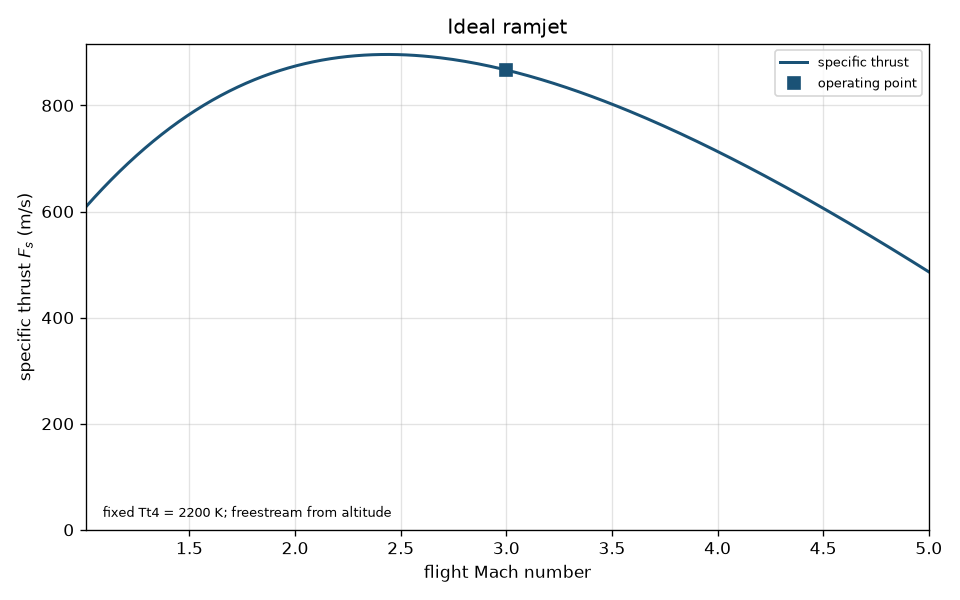

Write Python code to recreate this figure.
#!/usr/bin/env python3
"""Ideal air-breathing Brayton ramjet performance.

Freestream totals use stagnation_temperature and stagnation_pressure.
Ideal inlet: Tt2 = Tt0, pt2 = pt0. Burner fuel–air ratio is
burner_fuel_air_ratio with Tt3 = Tt2. Nozzle pressure ratio is
ideal_ramjet_nozzle_pressure_ratio. Exit speed and temperature are
ideal_nozzle_exit_velocity and ideal_nozzle_exit_temperature.
Specific thrust, TSFC, and efficiencies reuse turbojet_specific_thrust,
turbojet_tsfc, turbojet_thermal_efficiency, turbojet_propulsive_efficiency,
and turbojet_overall_efficiency. Brayton closed form is
ideal_ramjet_brayton_thermal_efficiency.
"""

from __future__ import annotations

import argparse
import math
import sys
import tempfile
from pathlib import Path

CHECK_TOL = 1e-8
PLOT_TITLE = "Ideal ramjet"
N_PLOT = 201
DEFAULT_GAMMA = 1.4
# 1976 dry-air R = R*/M0.
RSTAR = 8.31432e3
M0 = 28.9644
R_AIR = RSTAR / M0
# Typical JP-4 lower heating value used with NASA cycle HVF (about 18400 Btu/lbm).
DEFAULT_HEATING_VALUE = 4.28e7
# Glenn: ramjet cannot produce static thrust; require M > 1.
M_MIN = 1.0
# Warn below typical practical cruise band; warn above Glenn conventional-ramjet limit.
M_WARN_LOW = 2.0
M_WARN_HIGH = 5.0
M_PLOT_START = 1.01
M_PLOT_MAX_FLOOR = 5.0
M_PLOT_END_FACTOR = 1.5

SKILL_DIR = Path(__file__).resolve().parent
ATMOS_DIR = SKILL_DIR.parent / "ATMOS - Standard1976"

ASSUMPTIONS = (
    "ideal air-breathing Brayton ramjet; calorically perfect gas; "
    "perfect inlet recovery (isentropic diffuser to freestream totals); "
    "no compressor; no turbine; constant-pressure burner with burner efficiency 1; "
    "adiabatic fully expanded nozzle pe = p0; not a scramjet; no inlet starting; "
    "no pressure recovery < 1; no dissociation; no real inlet map; "
    "Tt2 = Tt0 and pt2 = pt0 from stagnation_temperature and stagnation_pressure; "
    "Tt3 = Tt2; f = cp*(Tt4-Tt3)/(Q-cp*Tt4) from burner_fuel_air_ratio; "
    "NPR = pt2/p0 from ideal_ramjet_nozzle_pressure_ratio; "
    "Ve from ideal_nozzle_exit_velocity; Te from ideal_nozzle_exit_temperature; "
    "Fs = (1+f)*Ve - V0 from turbojet_specific_thrust; "
    "TSFC = f/Fs from turbojet_tsfc; "
    "eta_th, eta_p, eta_o from turbojet_thermal_efficiency, "
    "turbojet_propulsive_efficiency, turbojet_overall_efficiency; "
    "eta_brayton = 1 - 1/tau_r from ideal_ramjet_brayton_thermal_efficiency; "
    f"requires M > {M_MIN:g}; warns for M < {M_WARN_LOW:g} and M > {M_WARN_HIGH:g}; "
    f"default gamma = {DEFAULT_GAMMA:g}; default Q = {DEFAULT_HEATING_VALUE:g} J/kg; "
    "default cp = gamma*R/(gamma-1) with 1976 dry-air R; "
    "PNG is specific thrust versus Mach at the fixed max total temperature"
)


def print_kv(key: str, value: object) -> None:
    if isinstance(value, float):
        text = f"{value:.8g}"
    else:
        text = str(value)
    print(f"{key}: {text}")


def load_atmosphere():
    folder = str(ATMOS_DIR)
    if folder not in sys.path:
        sys.path.insert(0, folder)
    try:
        from standard_1976 import atmosphere, require_altitude
    except ImportError as exc:
        raise ValueError(
            "ATMOS - Standard1976 must be importable for freestream from --alt"
        ) from exc
    return atmosphere, require_altitude


def require_positive(name: str, value: float) -> None:
    if not math.isfinite(value) or value <= 0.0:
        raise ValueError(f"{name} must be finite and > 0")


def require_gamma(gamma: float) -> None:
    if not math.isfinite(gamma) or gamma <= 1.0:
        raise ValueError("gamma must be finite and > 1")


def require_mach(mach: float) -> None:
    if not math.isfinite(mach) or mach <= M_MIN:
        raise ValueError(
            f"Mach must be finite and > {M_MIN:g} "
            "(ideal ramjet; no static thrust per NASA Glenn ramjet pages)"
        )


def default_cp(gamma: float) -> float:
    """cp_from_gamma with 1976 dry-air R."""
    return gamma * R_AIR / (gamma - 1.0)


def stagnation_temperature_ratio(mach: float, gamma: float) -> float:
    """stagnation_temperature: Tt/T = 1 + 0.5*(g-1)*M**2."""
    return 1.0 + 0.5 * (gamma - 1.0) * mach * mach


def stagnation_pressure_ratio(tau_r: float, gamma: float) -> float:
    """stagnation_pressure: pt/p = (Tt/T)**(g/(g-1))."""
    return tau_r ** (gamma / (gamma - 1.0))


def speed_of_sound(temperature: float, gamma: float, gas_constant: float) -> float:
    """speed_of_sound: a = sqrt(g*R*T)."""
    return math.sqrt(gamma * gas_constant * temperature)


def fuel_air_ratio(cp: float, tt4: float, tt3: float, heating_value: float) -> float:
    """burner_fuel_air_ratio."""
    denom = heating_value - cp * tt4
    if denom <= 0.0:
        raise ValueError("heating value must exceed cp*Tt4")
    if tt4 <= tt3:
        raise ValueError("max total temperature must exceed inlet-exit total temperature")
    return cp * (tt4 - tt3) / denom


def nozzle_pressure_ratio(pt2: float, p0: float) -> float:
    """ideal_ramjet_nozzle_pressure_ratio."""
    return pt2 / p0


def nozzle_exit_velocity(cp: float, tt: float, npr: float, gamma: float) -> float:
    """ideal_nozzle_exit_velocity."""
    if npr <= 1.0:
        raise ValueError("nozzle pressure ratio must be > 1 for a fully expanded jet")
    factor = 1.0 - npr ** (-(gamma - 1.0) / gamma)
    if factor <= 0.0:
        raise ValueError("nozzle expansion factor is not positive")
    return math.sqrt(2.0 * cp * tt * factor)


def nozzle_exit_temperature(tt: float, npr: float, gamma: float) -> float:
    """ideal_nozzle_exit_temperature."""
    return tt * npr ** (-(gamma - 1.0) / gamma)


def specific_thrust(f: float, ve: float, v0: float) -> float:
    """turbojet_specific_thrust (same flight definition for the ramjet)."""
    return (1.0 + f) * ve - v0


def tsfc(f: float, fs: float) -> float:
    """turbojet_tsfc."""
    if fs <= 0.0:
        raise ValueError("specific thrust must be > 0")
    return f / fs


def thermal_efficiency(f: float, ve: float, v0: float, heating_value: float) -> float:
    """turbojet_thermal_efficiency."""
    return ((1.0 + f) * ve * ve - v0 * v0) / (2.0 * f * heating_value)


def propulsive_efficiency(v0: float, fs: float, f: float, ve: float) -> float:
    """turbojet_propulsive_efficiency."""
    if v0 == 0.0:
        return 0.0
    denom = (1.0 + f) * ve * ve - v0 * v0
    if denom <= 0.0:
        raise ValueError("kinetic energy rise is not positive")
    return 2.0 * v0 * fs / denom


def overall_efficiency(fs: float, v0: float, f: float, heating_value: float) -> float:
    """turbojet_overall_efficiency."""
    if v0 == 0.0:
        return 0.0
    return fs * v0 / (f * heating_value)


def brayton_thermal_efficiency(tau_r: float) -> float:
    """ideal_ramjet_brayton_thermal_efficiency."""
    return 1.0 - 1.0 / tau_r


def mach_warnings(mach: float) -> list[str]:
    notes: list[str] = []
    if mach < M_WARN_LOW:
        notes.append(
            f"M = {mach:.8g} is below {M_WARN_LOW:g}; "
            "practical ramjet cruise is typically higher "
            "(Glenn: higher speed improves ramjet operation)"
        )
    if mach > M_WARN_HIGH:
        notes.append(
            f"M = {mach:.8g} is above {M_WARN_HIGH:g}; "
            "conventional ramjet becomes inefficient "
            "(NASA Glenn; scramjet territory; this model is not a scramjet)"
        )
    return notes


def solution(
    mach: float,
    temperature: float,
    pressure: float,
    tmax: float,
    gamma: float,
    cp: float,
    heating_value: float,
    gas_constant: float,
) -> dict[str, float]:
    require_mach(mach)
    require_positive("temperature", temperature)
    require_positive("pressure", pressure)
    require_positive("max total temperature", tmax)
    require_gamma(gamma)
    require_positive("cp", cp)
    require_positive("heating value", heating_value)
    require_positive("gas constant", gas_constant)

    tau_r = stagnation_temperature_ratio(mach, gamma)
    pi_r = stagnation_pressure_ratio(tau_r, gamma)
    tt0 = temperature * tau_r
    pt0 = pressure * pi_r
    a0 = speed_of_sound(temperature, gamma, gas_constant)
    v0 = mach * a0

    tt2 = tt0
    pt2 = pt0
    tt3 = tt2
    tt4 = tmax
    if tt4 <= tt3:
        raise ValueError(
            "max total temperature must exceed inlet-exit total temperature "
            f"Tt2 = {tt2:.8g} K"
        )
    f = fuel_air_ratio(cp, tt4, tt3, heating_value)

    npr = nozzle_pressure_ratio(pt2, pressure)
    ve = nozzle_exit_velocity(cp, tt4, npr, gamma)
    te = nozzle_exit_temperature(tt4, npr, gamma)
    fs = specific_thrust(f, ve, v0)
    if fs <= 0.0:
        raise ValueError("specific thrust is not positive at this flight condition")
    ct = tsfc(f, fs)
    eta_th = thermal_efficiency(f, ve, v0, heating_value)
    eta_p = propulsive_efficiency(v0, fs, f, ve)
    eta_o = overall_efficiency(fs, v0, f, heating_value)
    eta_b = brayton_thermal_efficiency(tau_r)

    return {
        "M": mach,
        "T0_K": temperature,
        "p0_Pa": pressure,
        "a0_m_s": a0,
        "V0_m_s": v0,
        "tau_r": tau_r,
        "pi_r": pi_r,
        "Tt0_K": tt0,
        "pt0_Pa": pt0,
        "Tt2_K": tt2,
        "pt2_Pa": pt2,
        "Tt4_K": tt4,
        "f": f,
        "NPR": npr,
        "Ve_m_s": ve,
        "Te_K": te,
        "Fs_m_s": fs,
        "TSFC_kg_N_s": ct,
        "eta_th": eta_th,
        "eta_p": eta_p,
        "eta_o": eta_o,
        "eta_brayton": eta_b,
        "gamma": gamma,
        "cp_J_kgK": cp,
        "R_J_kgK": gas_constant,
        "Q_J_kg": heating_value,
    }


def mach_grid(mach: float) -> list[float]:
    end = max(M_PLOT_MAX_FLOOR, M_PLOT_END_FACTOR * max(mach, M_PLOT_START))
    if end <= M_PLOT_START:
        end = M_PLOT_START + 1.0
    return [
        M_PLOT_START + (end - M_PLOT_START) * i / (N_PLOT - 1) for i in range(N_PLOT)
    ]


def sweep_specific_thrust(
    temperature: float,
    pressure: float,
    tmax: float,
    gamma: float,
    cp: float,
    heating_value: float,
    gas_constant: float,
    machs: list[float],
) -> tuple[list[float], list[float]]:
    xs: list[float] = []
    ys: list[float] = []
    for mach in machs:
        try:
            point = solution(
                mach,
                temperature,
                pressure,
                tmax,
                gamma,
                cp,
                heating_value,
                gas_constant,
            )
        except ValueError:
            continue
        xs.append(mach)
        ys.append(point["Fs_m_s"])
    if len(xs) < 2:
        raise ValueError("Mach sweep produced fewer than two valid specific-thrust points")
    return xs, ys


def ensure_matplotlib():
    try:
        import matplotlib

        if "matplotlib.pyplot" not in sys.modules:
            matplotlib.use("Agg")
        import matplotlib.pyplot as plt
    except ImportError as exc:
        raise ValueError("matplotlib is required to plot the ideal ramjet") from exc
    return plt


def plot_ramjet(
    path: Path,
    result: dict[str, float],
    freestream_source: str,
) -> None:
    plt = ensure_matplotlib()
    machs, thrusts = sweep_specific_thrust(
        result["T0_K"],
        result["p0_Pa"],
        result["Tt4_K"],
        result["gamma"],
        result["cp_J_kgK"],
        result["Q_J_kg"],
        result["R_J_kgK"],
        mach_grid(result["M"]),
    )
    fig, ax = plt.subplots(figsize=(8, 5))
    ax.plot(machs, thrusts, color="#1a5276", linewidth=1.8, label="specific thrust")
    ax.plot(
        result["M"],
        result["Fs_m_s"],
        "s",
        color="#1a5276",
        markersize=7,
        zorder=5,
        label="operating point",
    )
    ax.set_title(PLOT_TITLE)
    ax.set_xlabel("flight Mach number")
    ax.set_ylabel(r"specific thrust $F_s$ (m/s)")
    ax.set_xlim(M_PLOT_START, machs[-1])
    ax.set_ylim(bottom=0.0)
    ax.grid(True, alpha=0.35)
    caption = (
        f"fixed Tt4 = {result['Tt4_K']:.6g} K; "
        f"freestream from {freestream_source}"
    )
    ax.text(0.02, 0.02, caption, transform=ax.transAxes, fontsize=8, va="bottom")
    ax.legend(loc="best", fontsize=8)
    fig.tight_layout()
    path.parent.mkdir(parents=True, exist_ok=True)
    fig.savefig(path, dpi=120)
    plt.close(fig)


def emit(
    result: dict[str, float],
    freestream_source: str,
    altitude: float | None,
    gamma_source: str,
    cp_source: str,
    heating_source: str,
    warnings: list[str],
    path: Path,
) -> None:
    print_kv("assumptions", ASSUMPTIONS)
    print_kv("model", "ideal Brayton ramjet")
    print_kv("freestream_source", freestream_source)
    if altitude is not None:
        print_kv("Z_m", altitude)
    print_kv("M", result["M"])
    print_kv("T0_K", result["T0_K"])
    print_kv("p0_Pa", result["p0_Pa"])
    print_kv("a0_m_s", result["a0_m_s"])
    print_kv("V0_m_s", result["V0_m_s"])
    print_kv("tau_r", result["tau_r"])
    print_kv("pi_r", result["pi_r"])
    print_kv("Tt0_K", result["Tt0_K"])
    print_kv("pt0_Pa", result["pt0_Pa"])
    print_kv("Tt2_K", result["Tt2_K"])
    print_kv("pt2_Pa", result["pt2_Pa"])
    print_kv("Tt4_K", result["Tt4_K"])
    print_kv("f", result["f"])
    print_kv("NPR", result["NPR"])
    print_kv("Ve_m_s", result["Ve_m_s"])
    print_kv("Te_K", result["Te_K"])
    print_kv("Fs_m_s", result["Fs_m_s"])
    print_kv("TSFC_kg_N_s", result["TSFC_kg_N_s"])
    print_kv("eta_th", result["eta_th"])
    print_kv("eta_p", result["eta_p"])
    print_kv("eta_o", result["eta_o"])
    print_kv("eta_brayton", result["eta_brayton"])
    print_kv("gamma", result["gamma"])
    print_kv("gamma_source", gamma_source)
    print_kv("cp_J_kgK", result["cp_J_kgK"])
    print_kv("cp_source", cp_source)
    print_kv("R_J_kgK", result["R_J_kgK"])
    print_kv("Q_J_kg", result["Q_J_kg"])
    print_kv("Q_source", heating_source)
    for index, note in enumerate(warnings):
        print_kv(f"warning_{index + 1}", note)
    print_kv("graph", str(path))


def fail(message: str) -> int:
    print(f"CHECK FAIL: {message}", file=sys.stderr)
    return 1


def near(got: float, want: float, label: str) -> int | None:
    if abs(got - want) > CHECK_TOL * max(1.0, abs(want)):
        return fail(f"{label} = {got}, expected {want}")
    return None


def run_check() -> int:
    gamma = 1.4
    if near(nozzle_pressure_ratio(4.0, 1.0), 4.0, "NPR"):
        return 1
    if near(brayton_thermal_efficiency(2.0), 0.5, "eta_brayton"):
        return 1
    f_ref = fuel_air_ratio(1000.0, 1200.0, 600.0, 42.0e6)
    if near(f_ref, 600000.0 / (42.0e6 - 1.2e6), "fuel-air ratio"):
        return 1
    if near(nozzle_exit_temperature(800.0, 2.0 ** (7.0 / 2.0), gamma), 400.0, "Te"):
        return 1
    if near(specific_thrust(0.0, 800.0, 200.0), 600.0, "Fs"):
        return 1
    if near(propulsive_efficiency(250.0, 500.0, 0.0, 750.0), 0.5, "eta_p"):
        return 1

    t0 = 216.65
    p0 = 19330.0
    cruise = solution(3.0, t0, p0, 2200.0, gamma, default_cp(gamma), DEFAULT_HEATING_VALUE, R_AIR)
    if near(cruise["Tt2_K"], cruise["Tt0_K"], "Tt2 equals Tt0"):
        return 1
    if near(cruise["pt2_Pa"], cruise["pt0_Pa"], "pt2 equals pt0"):
        return 1
    if near(cruise["NPR"], cruise["pi_r"], "NPR equals pi_r"):
        return 1
    if abs(cruise["eta_o"] - cruise["eta_th"] * cruise["eta_p"]) > CHECK_TOL * max(
        1.0, abs(cruise["eta_o"])
    ):
        return fail("cruise eta_o is not eta_th*eta_p")
    if cruise["Ve_m_s"] <= cruise["V0_m_s"]:
        return fail("exit speed not above flight speed")
    if cruise["Fs_m_s"] <= 0.0:
        return fail("cruise specific thrust not positive")
    if near(cruise["eta_brayton"], 1.0 - 1.0 / cruise["tau_r"], "eta_brayton closed form"):
        return 1

    notes = mach_warnings(1.5)
    if not notes:
        return fail("expected low-Mach warning")
    notes_high = mach_warnings(6.0)
    if not notes_high:
        return fail("expected high-Mach warning")

    try:
        solution(0.8, t0, p0, 2200.0, gamma, default_cp(gamma), DEFAULT_HEATING_VALUE, R_AIR)
        return fail("accepted Mach <= 1")
    except ValueError:
        pass

    class _Capture:
        def __init__(self) -> None:
            self.parts: list[str] = []

        def write(self, text: str) -> None:
            self.parts.append(text)

        def flush(self) -> None:
            return None

    def capture(argv: list[str]) -> tuple[int, str, str]:
        out = _Capture()
        err = _Capture()
        old_out, old_err = sys.stdout, sys.stderr
        sys.stdout, sys.stderr = out, err
        try:
            code = main(argv)
        finally:
            sys.stdout, sys.stderr = old_out, old_err
        return code, "".join(out.parts), "".join(err.parts)

    with tempfile.TemporaryDirectory() as folder:
        png = Path(folder) / "ideal_ramjet.png"
        code, text, err = capture(
            [
                "--mach",
                "3",
                "--temperature",
                "216.65",
                "--pressure",
                "19330",
                "--tmax",
                "2200",
                "--out",
                str(png),
            ]
        )
        if code != 0:
            return fail(f"cli freestream T,p failed: {err}")
        if "freestream_source: temperature_pressure" not in text:
            return fail("cli did not report temperature_pressure freestream")
        if "Tt2_K:" not in text or "pt2_Pa:" not in text:
            return fail("cli omitted inlet totals")
        if "Fs_m_s:" not in text or "TSFC_kg_N_s:" not in text:
            return fail("cli omitted specific thrust or TSFC")
        if "eta_th:" not in text or "eta_p:" not in text or "eta_o:" not in text:
            return fail("cli omitted efficiencies")
        if "Ve_m_s:" not in text or "Te_K:" not in text:
            return fail("cli omitted exit state")
        if not png.is_file() or png.stat().st_size < 100:
            return fail("cli did not write a PNG")

        code, text, err = capture(
            [
                "--mach",
                "3",
                "--alt",
                "11000",
                "--tmax",
                "2200",
                "--out",
                str(png),
            ]
        )
        if code != 0:
            return fail(f"cli altitude failed: {err}")
        if "freestream_source: altitude" not in text:
            return fail("cli did not report altitude freestream")
        if "Z_m:" not in text:
            return fail("cli omitted Z_m")

        code, text, err = capture(
            [
                "--mach",
                "1.5",
                "--alt",
                "11000",
                "--tmax",
                "2200",
                "--out",
                str(png),
            ]
        )
        if code != 0:
            return fail(f"cli low-Mach warn path failed: {err}")
        if "warning_1:" not in text:
            return fail("cli omitted low-Mach warning")

        code, _text, err = capture(
            [
                "--mach",
                "3",
                "--alt",
                "0",
                "--temperature",
                "288.15",
                "--pressure",
                "101325",
                "--tmax",
                "2200",
            ]
        )
        if code == 0:
            return fail("cli accepted both --alt and freestream T,p")

        code, _text, err = capture(["--mach", "3", "--tmax", "2200"])
        if code == 0:
            return fail("cli accepted a missing freestream")

        code, _text, err = capture(
            [
                "--mach",
                "0.8",
                "--alt",
                "11000",
                "--tmax",
                "2200",
            ]
        )
        if code == 0:
            return fail("cli accepted Mach <= 1")

        code, _text, err = capture(
            [
                "--mach",
                "3",
                "--alt",
                "11000",
                "--tmax",
                "200",
            ]
        )
        if code == 0:
            return fail("cli accepted Tt4 below Tt2")

    print("CHECK PASS")
    return 0


def parse_args(argv: list[str] | None = None) -> argparse.Namespace:
    parser = argparse.ArgumentParser(
        description=(
            "Ideal Brayton ramjet specific thrust, TSFC, efficiencies, "
            "and exit state from Mach, freestream, and max combustor total temperature."
        )
    )
    parser.add_argument("--mach", type=float, default=None, help="flight Mach number M (> 1)")
    parser.add_argument("--alt", type=float, default=None, help="geometric altitude Z [m]")
    parser.add_argument(
        "--temperature", type=float, default=None, help="freestream static temperature T0 [K]"
    )
    parser.add_argument(
        "--pressure", type=float, default=None, help="freestream static pressure p0 [Pa]"
    )
    parser.add_argument(
        "--tmax",
        type=float,
        default=None,
        help="combustor exit / max total temperature Tt4 [K]",
    )
    parser.add_argument(
        "--heating-value",
        type=float,
        default=None,
        help=f"fuel lower heating value Q [J/kg]; default {DEFAULT_HEATING_VALUE:g}",
    )
    parser.add_argument(
        "--cp",
        type=float,
        default=None,
        help="specific heat at constant pressure [J/(kg*K)]; default from gamma and air R",
    )
    parser.add_argument(
        "--gamma",
        type=float,
        default=None,
        help=f"ratio of specific heats; default {DEFAULT_GAMMA:g}",
    )
    parser.add_argument("--out", type=str, default=None, help="PNG path")
    parser.add_argument("--check", action="store_true", help="run built-in consistency checks")
    return parser.parse_args(argv)


def main(argv: list[str] | None = None) -> int:
    args = parse_args(argv)
    if args.check:
        return run_check()

    supplied = {
        "--mach": args.mach,
        "--tmax": args.tmax,
    }
    missing = [flag for flag, value in supplied.items() if value is None]
    if missing:
        print(
            "error: requires --mach, --tmax, and (--alt or both "
            f"--temperature and --pressure); missing {', '.join(missing)}",
            file=sys.stderr,
        )
        return 2

    has_alt = args.alt is not None
    has_tp = args.temperature is not None or args.pressure is not None
    if has_alt and has_tp:
        print("error: pass --alt or --temperature/--pressure, not both", file=sys.stderr)
        return 2
    if not has_alt and (args.temperature is None or args.pressure is None):
        print(
            "error: requires --alt, or both --temperature and --pressure",
            file=sys.stderr,
        )
        return 2

    try:
        altitude = None
        if has_alt:
            atmosphere, require_altitude = load_atmosphere()
            state = atmosphere(require_altitude(args.alt, "--alt"))
            temperature = float(state["T"])
            pressure = float(state["p"])
            freestream_source = "altitude"
            altitude = float(state["Z"])
        else:
            require_positive("temperature", args.temperature)
            require_positive("pressure", args.pressure)
            temperature = args.temperature
            pressure = args.pressure
            freestream_source = "temperature_pressure"

        if args.gamma is None:
            gamma = DEFAULT_GAMMA
            gamma_source = "default"
        else:
            require_gamma(args.gamma)
            gamma = args.gamma
            gamma_source = "user"

        if args.cp is None:
            cp = default_cp(gamma)
            cp_source = "gamma_air_R"
        else:
            require_positive("cp", args.cp)
            cp = args.cp
            cp_source = "user"

        if args.heating_value is None:
            heating_value = DEFAULT_HEATING_VALUE
            heating_source = "default"
        else:
            require_positive("heating value", args.heating_value)
            heating_value = args.heating_value
            heating_source = "user"

        result = solution(
            args.mach,
            temperature,
            pressure,
            args.tmax,
            gamma,
            cp,
            heating_value,
            R_AIR,
        )
        warnings = mach_warnings(args.mach)
        out_path = Path(args.out) if args.out else SKILL_DIR / "ideal_ramjet.png"
        out_path = out_path.resolve()
        plot_ramjet(out_path, result, freestream_source)
    except ValueError as exc:
        print(f"error: {exc}", file=sys.stderr)
        return 2

    emit(
        result,
        freestream_source,
        altitude,
        gamma_source,
        cp_source,
        heating_source,
        warnings,
        out_path,
    )
    return 0


if __name__ == "__main__":
    sys.exit(main())
